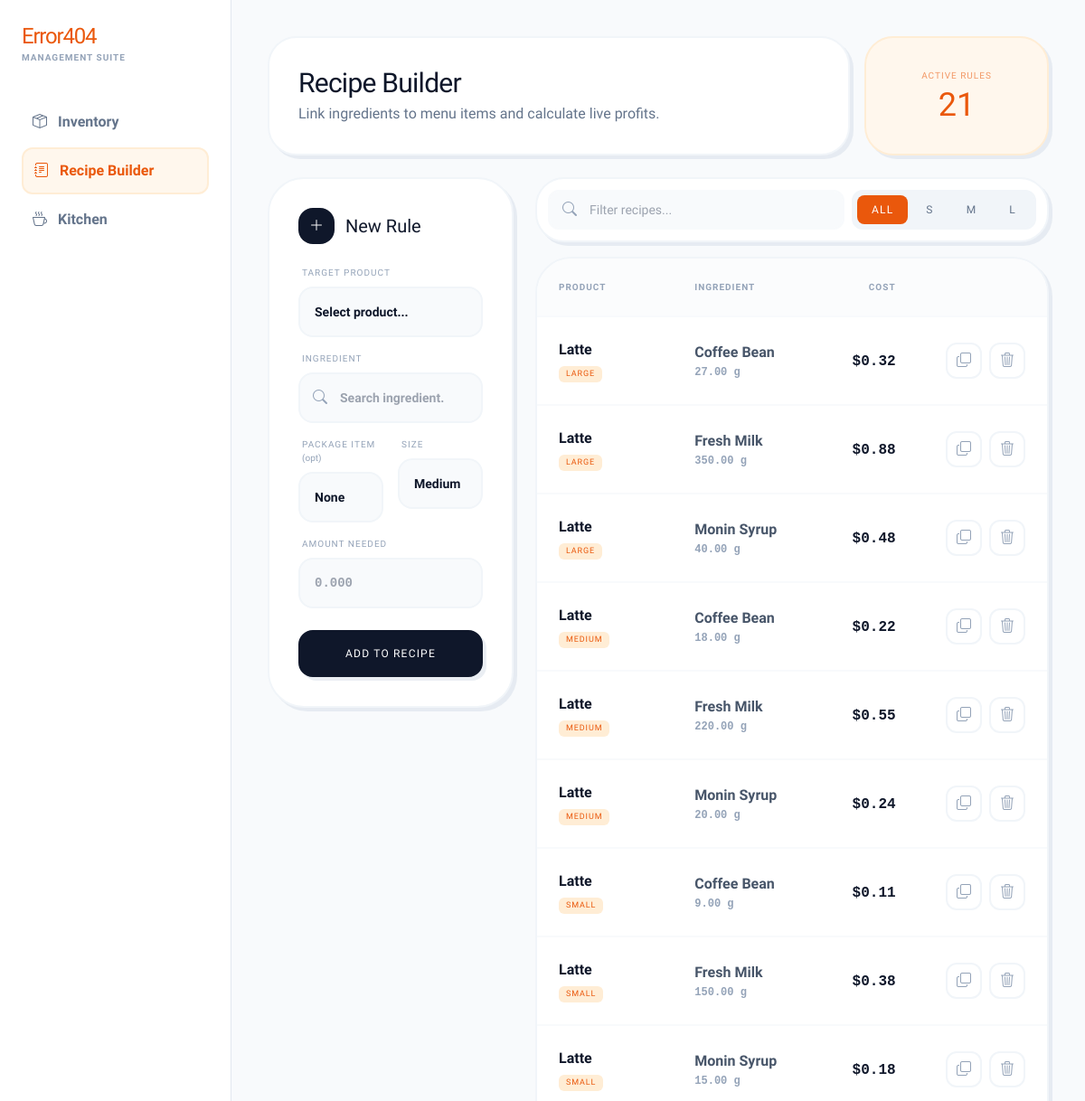
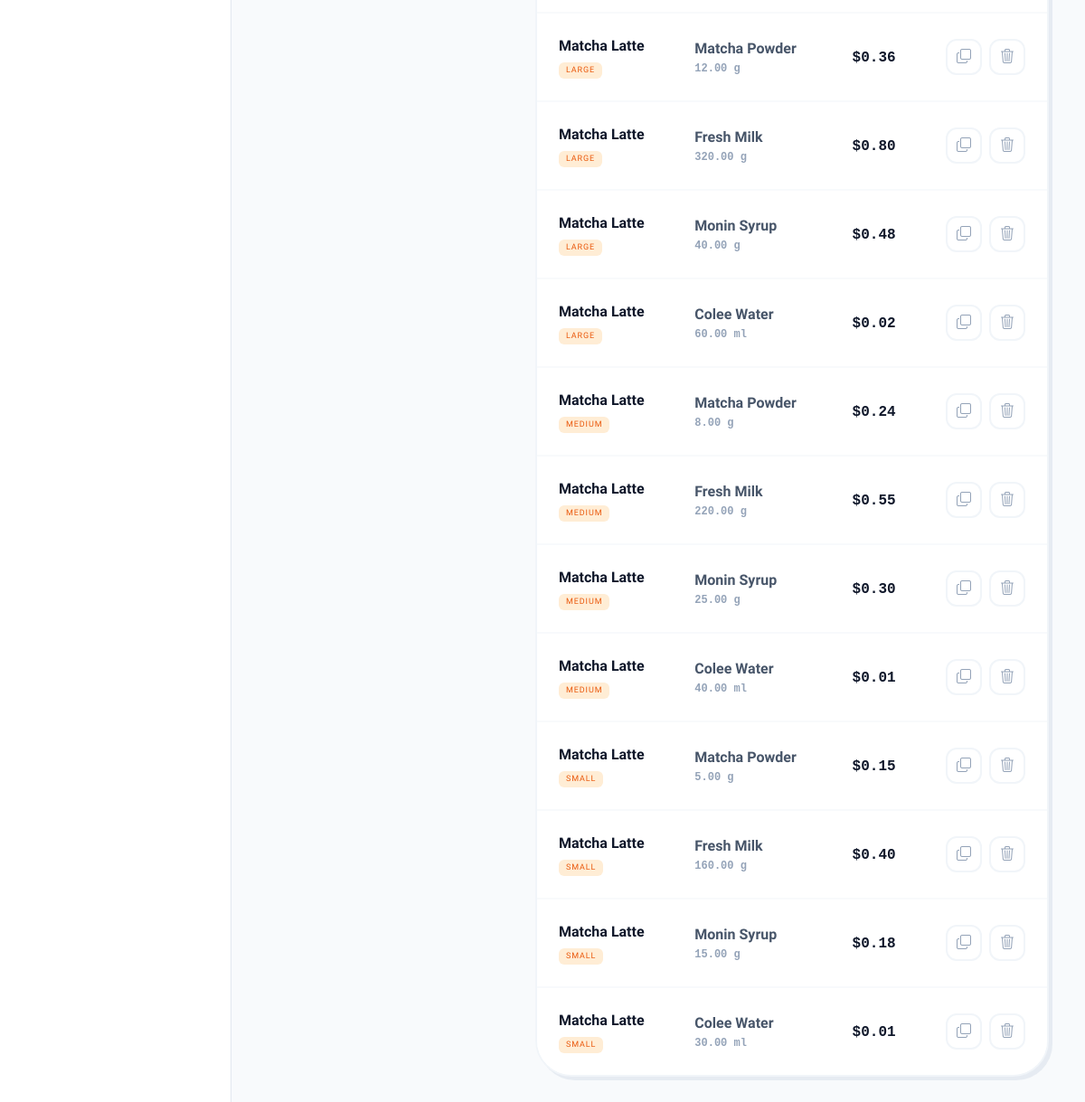
Screenshot of /recipe-builder/ (signed in) with the database file from the repository (2 pictures, top to bottom).
### sales/models.py (models this page shows, shortened)
class Recipe(models.Model):
    SIZE_CHOICES = [
        ('Small', 'Small'),
        ('Medium', 'Medium'),
        ('Large', 'Large'),
    ]
    product = models.ForeignKey(Product, on_delete=models.CASCADE, related_name='recipes')
    ingredient = models.ForeignKey('Ingredient', on_delete=models.CASCADE)
    size = models.CharField(max_length=10, choices=SIZE_CHOICES, default='Medium')
    quantity = models.DecimalField(max_digits=10, decimal_places=2, help_text="Amount in g, ml, or pcs")
    class Meta:
        unique_together = ('product', 'ingredient', 'size')

class Product(models.Model):
    CATEGORIES = (
        ('Coffee', 'Coffee'),
        ('Tea', 'Tea'),
        ('Soft Drink', 'Soft Drink'),
        ('Other', 'Other'),
    )
    name = models.CharField(max_length=100)
    category = models.CharField(max_length=20, choices=CATEGORIES, default='Coffee')
    price_small = models.DecimalField(max_digits=10, decimal_places=2, default=0.00, help_text="Price for Small (Tax Inclusive)")
    price_medium = models.DecimalField(max_digits=10, decimal_places=2, default=0.00, help_text="Price for Medium (Tax Inclusive)")
    price_large = models.DecimalField(max_digits=10, decimal_places=2, default=0.00, help_text="Price for Large (Tax Inclusive)")
    image = models.ImageField(upload_to='products/', null=True, blank=True)
    ice_upcharge = models.DecimalField(max_digits=6, decimal_places=2, default=0.25)
    frappe_upcharge = models.DecimalField(max_digits=6, decimal_places=2, default=0.50)
    is_available = models.BooleanField(default=True, help_text="Uncheck to hide from customer menu (Snooze)")
    can_be_hot = models.BooleanField(default=True)
    can_be_iced = models.BooleanField(default=False)
    can_be_frappe = models.BooleanField(default=False)
    stock = models.IntegerField(default=0)

class Ingredient(models.Model):
    PACKAGING_CHOICES = (
        ('HOT_CUP', 'Hot Cup'),
        ('COLD_CUP', 'Cold Cup'),
        ('HOT_STRAW', 'Hot Straw'),
        ('COLD_STRAW', 'Cold/Frappe Straw'),
        ('CARRIER', 'Plastic Carrier'),
        ('HOT_LID', 'Hot Lid'),
        ('COLD_LID', 'Cold Lid'),
        ('NONE', 'None'),
    )
    name = models.CharField(max_length=100)
    stock_quantity = models.DecimalField(max_digits=10, decimal_places=2, default=0.00)
    initial_stock_per_item = models.DecimalField(max_digits=10, decimal_places=2, default=0.00)
    items_count = models.IntegerField(default=1)
    max_stock = models.DecimalField(max_digits=10, decimal_places=2, default=1000.00)
    unit = models.CharField(max_length=10)
    unit_cost = models.DecimalField(max_digits=10, decimal_places=5, default=0.00)
    last_purchase_price = models.DecimalField(max_digits=10, decimal_places=2, default=0)
    is_packaging = models.BooleanField(default=False)
    packaging_type = models.CharField(max_length=20, choices=PACKAGING_CHOICES, default='NONE')

### sales/views.py (the view)
    @login_required
    def wrapper(request, *args, **kwargs):
        profile = getattr(request.user, 'profile', None)
        if request.user.is_superuser or (profile and (profile.is_manager or profile.is_owner)):
            return view_func(request, *args, **kwargs)
        raise PermissionDenied

### sales/templates/recipe_builder.html (shortened to what this page needs)
<!DOCTYPE html>
<html lang="en">
<head>
    <script src="https://cdn.tailwindcss.com"></script>
    <link rel="stylesheet" href="https://cdn.jsdelivr.net/npm/bootstrap-icons@1.11.1/font/bootstrap-icons.css">
</head>
<body class="bg-[#f8fafc] text-slate-900 flex flex-col md:flex-row min-h-screen">
    <aside id="sidebar" class="hidden md:flex fixed inset-y-0 left-0 w-64 shrink-0 bg-white border-r border-slate-200 p-6 flex-col transform -translate-x-full md:translate-x-0 transition-transform duration-300 ease-in-out z-[150] md:sticky md:top-0 md:h-screen">
        <div class="mb-10">
            <h1 class="text-2xl font-800 tracking-tighter text-orange-600">Error404</h1>
            <p class="text-[10px] font-bold text-slate-400 uppercase tracking-widest">Management Suite</p>
        </div>
        <nav class="space-y-1 flex-grow">
            <a href="{% url 'inventory_list' %}" class="flex items-center gap-3 p-3 text-slate-500 hover:bg-slate-50 rounded-xl transition-all font-semibold">
                <i class="bi bi-box-seam"></i> Inventory
            </a>
            <a href="#" class="flex items-center gap-3 p-3 bg-orange-50 text-orange-600 rounded-xl font-bold border-2 border-orange-100">
                <i class="bi bi-journal-text"></i> Recipe Builder
            </a>
            <a href="#" class="flex items-center gap-3 p-3 text-slate-500 hover:bg-slate-50 rounded-xl transition-all font-semibold">
                <i class="bi bi-cup-hot"></i> Kitchen
            </a>
        </nav>
    </aside>
    <main class="flex-1 p-4 pb-28 md:pb-8 md:p-8 lg:p-10 max-w-[1400px] mx-auto w-full">
        <div class="grid grid-cols-1 md:grid-cols-4 gap-4 mb-6">
            <div class="md:col-span-3 bento-card p-6 md:p-8 rounded-[1.5rem] md:rounded-[2rem] flex flex-col justify-center">
                <h1 class="text-2xl md:text-3xl font-800 tracking-tight">Recipe Builder</h1>
                <p class="text-slate-500 mt-1 text-sm md:text-base font-medium">Link ingredients to menu items and calculate live profits.</p>
            </div>
            <div class="md:col-span-1 bento-card p-6 md:p-8 rounded-[1.5rem] md:rounded-[2rem] flex flex-row md:flex-col items-center justify-between md:justify-center text-center border-orange-100 bg-orange-50">
                <div class="flex items-center gap-2 md:mb-1">
                    <span class="text-xs md:text-[10px] font-800 uppercase text-orange-600/60 tracking-widest block">Active Rules</span>
                </div>
                <span class="text-2xl md:text-4xl font-800 text-orange-600" id="activeRulesCount">{{ recipes.count|default:"0" }}</span>
            </div>
        </div>
        <div class="grid grid-cols-1 lg:grid-cols-12 gap-6">
            <div class="lg:col-span-4 space-y-6">
                <div class="bento-card p-6 md:p-8 rounded-[1.5rem] md:rounded-[2.5rem] md:sticky md:top-8">
                    <div class="flex items-center gap-3 mb-6">
                        <div class="w-8 h-8 md:w-10 md:h-10 bg-slate-900 text-white rounded-xl md:rounded-2xl flex items-center justify-center font-bold">
                            <i class="bi bi-plus-lg"></i>
                        </div>
                        <h3 class="text-xl font-800">New Rule</h3>
                    </div>
                    <form id="recipeForm" method="POST" class="space-y-4 md:space-y-5">
                        <div class="grid grid-cols-2 gap-4">
                            <div class="col-span-2">
                                <label class="block text-[10px] font-800 uppercase text-slate-400 mb-2 ml-1 tracking-widest">Target product</label>
                                <select name="product" required class="w-full bg-slate-50 border-2 border-slate-100 p-3 md:p-4 rounded-xl md:rounded-2xl outline-none focus:border-orange-500 transition-all font-bold appearance-none text-sm">
                                    <option value="" disabled selected>Select product...</option>
                                </select>
                            </div>
                            <div class="col-span-2 relative" id="smart-search-container">
                                <label class="block text-[10px] font-800 uppercase text-slate-400 mb-2 ml-1 tracking-widest">Ingredient</label>
                                <div class="relative">
                                    <input type="text" id="ingredientSearchInput" placeholder="Search ingredient..." autocomplete="off"
                                           class="w-full bg-slate-50 border-2 border-slate-100 pl-11 pr-10 py-3 md:py-4 rounded-xl md:rounded-2xl outline-none focus:border-orange-500 focus:bg-white transition-all font-bold text-sm">
                                    <i class="bi bi-search absolute left-4 top-1/2 -translate-y-1/2 text-slate-400 font-bold"></i>
                                </div>
                            </div>
                            <div class="col-span-1">
                                <label class="block text-[10px] font-800 uppercase text-slate-400 mb-2 ml-1 tracking-widest">Package Item <span class="font-normal lowercase tracking-normal">(opt)</span></label>
                                <select name="package_item" class="w-full bg-slate-50 border-2 border-slate-100 p-3 md:p-4 rounded-xl md:rounded-2xl outline-none focus:border-orange-500 transition-all font-bold text-sm appearance-none">
                                    <option value="" selected>None</option>
                                </select>
                            </div>
                            <div class="col-span-1">
                                <label class="block text-[10px] font-800 uppercase text-slate-400 mb-2 ml-1 tracking-widest">Size</label>
                                <select name="size" required class="w-full bg-slate-50 border-2 border-slate-100 p-3 md:p-4 rounded-xl md:rounded-2xl outline-none focus:border-orange-500 transition-all font-bold text-sm appearance-none">
                                    <option value="Medium" selected>Medium</option>
                                </select>
                            </div>
                            <div class="col-span-2">
                                <label class="block text-[10px] font-800 uppercase text-slate-400 mb-2 ml-1 tracking-widest">Amount Needed</label>
                                <input type="number" step="0.001" name="amount" placeholder="0.000" required
                                    class="w-full bg-slate-50 border-2 border-slate-100 p-3 md:p-4 rounded-xl md:rounded-2xl outline-none focus:border-orange-500 transition-all font-mono font-bold text-sm">
                            </div>
                            <div class="col-span-2 pt-2">
                                <button type="submit" class="w-full bg-slate-900 border-2 border-slate-900 text-white py-4 rounded-xl md:rounded-2xl font-800 hover:bg-orange-600 hover:border-orange-600 transition-all active:translate-y-[2px] shadow-[4px_4px_0px_0px_rgba(203,213,225,0.4)] uppercase tracking-widest text-xs">
                                    Add to Recipe
                                </button>
                            </div>
                        </div>
                    </form>
                </div>
            </div>
            <div class="lg:col-span-8 space-y-4">
                <div class="bento-card p-3 rounded-[1.5rem] md:rounded-[2rem] flex gap-2 items-center overflow-x-auto custom-scrollbar">
                    <div class="relative flex-shrink-0 w-48 md:w-auto md:flex-1">
                        <i class="bi bi-search absolute left-4 top-1/2 -translate-y-1/2 text-slate-400"></i>
                        <input type="text" id="recipeSearch" onkeyup="runFilters()" placeholder="Filter recipes..."
                               class="w-full bg-slate-50 border-2 border-slate-50 pl-11 pr-4 py-2.5 rounded-xl outline-none focus:bg-white focus:border-slate-200 transition-all font-medium text-sm">
                    </div>
                    <div class="flex items-center gap-1 p-1 bg-slate-100 border-2 border-slate-100 rounded-xl flex-shrink-0">
                        <button type="button" id="all-sizes-btn" onclick="setSizeFilter('')" class="size-chip active px-4 py-2 rounded-lg text-xs font-800 uppercase tracking-widest transition-all">All</button>
                        <button onclick="setSizeFilter('Small')" class="size-chip px-4 py-2 rounded-lg text-slate-500 text-xs font-800 uppercase tracking-widest transition-all">S</button>
                        <button onclick="setSizeFilter('Medium')" class="size-chip px-4 py-2 rounded-lg text-slate-500 text-xs font-800 uppercase tracking-widest transition-all">M</button>
                        <button onclick="setSizeFilter('Large')" class="size-chip px-4 py-2 rounded-lg text-slate-500 text-xs font-800 uppercase tracking-widest transition-all">L</button>
                    </div>
                </div>
                <div class="hidden md:block bento-card rounded-[2.5rem] overflow-hidden">
                    <div class="overflow-x-auto">
                        <table class="w-full text-left border-collapse" id="recipeTable">
                            <thead>
                                <tr class="border-b-2 border-slate-50 bg-slate-50/50">
                                    <th class="p-6 text-[10px] font-800 uppercase text-slate-400 tracking-widest">Product</th>
                                    <th class="p-6 text-[10px] font-800 uppercase text-slate-400 tracking-widest">Ingredient</th>
                                    <th class="p-6 text-[10px] font-800 uppercase text-slate-400 tracking-widest text-right">Cost</th>
                                    <th class="p-6"></th>
                                </tr>
                            </thead>
                            <tbody class="divide-y-2 divide-slate-50">
                                {% for r in recipes %}
                                <tr class="hover:bg-slate-50/50 transition-colors recipe-row bg-white"
                                    data-product="{{ r.product.name|lower }}"
                                    data-ingredient="{{ r.ingredient.name|lower }}"
                                    data-size="{{ r.size|lower }}">
                                    <td class="p-6">
                                        <div class="font-bold text-slate-900">{{ r.product.name }}</div>
                                        <div class="inline-block mt-1 px-2 py-0.5 bg-orange-100 text-[9px] font-800 text-orange-600 rounded-md uppercase tracking-widest">{{ r.size }}</div>
                                    </td>
                                    <td class="p-6">
                                        <div class="font-semibold text-slate-600">{{ r.ingredient.name }}</div>
                                        <div class="text-xs font-mono font-bold text-slate-400 mt-0.5">{{ r.quantity }} {{ r.ingredient.unit }}</div>
                                    </td>
                                    <td class="p-6 text-right">
                                        <span class="font-mono font-black text-slate-900">${{ r.line_cost|stringformat:".2f"|default:"0.00" }}</span>
                                    </td>
                                    <td class="p-6 text-right">
                                        <div class="flex justify-end gap-2">
                                            <button onclick="openCopyModal('{{ r.product.id }}', '{{ r.size }}', '{{ r.product.name }}')"
                                                    class="w-10 h-10 rounded-xl border-2 border-slate-100 flex items-center justify-center text-slate-400 hover:border-orange-500 hover:text-orange-500 hover:bg-orange-50 transition-all bg-white">
                                                <i class="bi bi-copy"></i>
                                            </button>
                                            <form method="POST" class="inline">
                                                <button type="submit" class="w-10 h-10 rounded-xl border-2 border-slate-100 flex items-center justify-center text-slate-400 hover:border-red-500 hover:text-red-500 hover:bg-red-50 transition-all bg-white">
                                                    <i class="bi bi-trash3"></i>
                                                </button>
                                            </form>
                                        </div>
                                    </td>
                                </tr>
                                {% endfor %}
                            </tbody>
                        </table>
                    </div>
                </div>
            </div>
        </div>
    </main>
</body>
</html>

### rows the page displays
Recipe: product.name "Latte", size "LARGE", ingredient.name "Coffee Bean", quantity "27.00", ingredient.unit "g", line_cost "0.32"
Recipe: product.name "Latte", size "LARGE", ingredient.name "Fresh Milk", quantity "350.00", ingredient.unit "g", line_cost "0.88"
Recipe: product.name "Latte", size "LARGE", ingredient.name "Monin Syrup", quantity "40.00", ingredient.unit "g", line_cost "0.48"
Recipe: product.name "Latte", size "MEDIUM", ingredient.name "Coffee Bean", quantity "18.00", ingredient.unit "g", line_cost "0.22"
Recipe: product.name "Latte", size "MEDIUM", ingredient.name "Fresh Milk", quantity "220.00", ingredient.unit "g", line_cost "0.55"
Recipe: product.name "Latte", size "MEDIUM", ingredient.name "Monin Syrup", quantity "20.00", ingredient.unit "g", line_cost "0.24"
Recipe: product.name "Latte", size "SMALL", ingredient.name "Coffee Bean", quantity "9.00", ingredient.unit "g", line_cost "0.11"
Recipe: product.name "Latte", size "SMALL", ingredient.name "Fresh Milk", quantity "150.00", ingredient.unit "g", line_cost "0.38"
Recipe: product.name "Latte", size "SMALL", ingredient.name "Monin Syrup", quantity "15.00", ingredient.unit "g", line_cost "0.18"
Recipe: product.name "Matcha Latte", size "LARGE", ingredient.name "Matcha Powder", quantity "12.00", ingredient.unit "g", line_cost "0.36"
Recipe: product.name "Matcha Latte", size "LARGE", ingredient.name "Fresh Milk", quantity "320.00", ingredient.unit "g", line_cost "0.80"
Recipe: product.name "Matcha Latte", size "LARGE", ingredient.name "Monin Syrup", quantity "40.00", ingredient.unit "g", line_cost "0.48"
Recipe: product.name "Matcha Latte", size "LARGE", ingredient.name "Colee Water", quantity "60.00", ingredient.unit "ml", line_cost "0.02"
Recipe: product.name "Matcha Latte", size "MEDIUM", ingredient.name "Matcha Powder", quantity "8.00", ingredient.unit "g", line_cost "0.24"
Recipe: product.name "Matcha Latte", size "MEDIUM", ingredient.name "Fresh Milk", quantity "220.00", ingredient.unit "g", line_cost "0.55"
Recipe: product.name "Matcha Latte", size "MEDIUM", ingredient.name "Monin Syrup", quantity "25.00", ingredient.unit "g", line_cost "0.30"
Recipe: product.name "Matcha Latte", size "MEDIUM", ingredient.name "Colee Water", quantity "40.00", ingredient.unit "ml", line_cost "0.01"
Recipe: product.name "Matcha Latte", size "SMALL", ingredient.name "Matcha Powder", quantity "5.00", ingredient.unit "g", line_cost "0.15"
Recipe: product.name "Matcha Latte", size "SMALL", ingredient.name "Fresh Milk", quantity "160.00", ingredient.unit "g", line_cost "0.40"
Recipe: product.name "Matcha Latte", size "SMALL", ingredient.name "Monin Syrup", quantity "15.00", ingredient.unit "g", line_cost "0.18"
Recipe: product.name "Matcha Latte", size "SMALL", ingredient.name "Colee Water", quantity "30.00", ingredient.unit "ml", line_cost "0.01"

### other values shown
{{ recipes.count|default:"0" }} "21"
